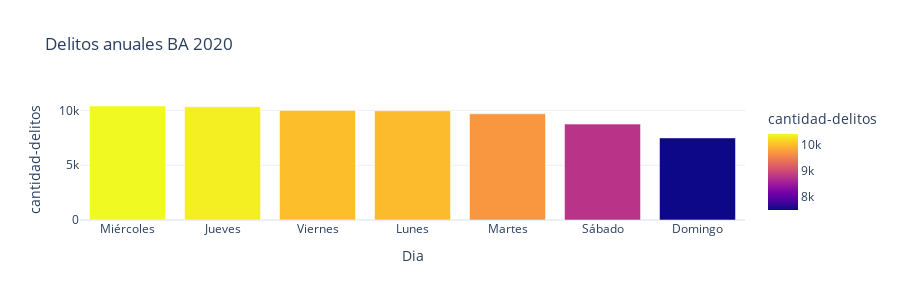

Notebook code for this chart:
### Code cell
fig = px.bar(df_delitos_diarios_ordenado, x='dia', y='cantidad-delitos',
                    color='cantidad-delitos',
                    template='plotly_white',
                    labels={'Cantidad de delitos': 'Cantidad de delitos', 'dia': 'Dia'},
                    title='Delitos anuales BA 2020',
                     height=300)
fig.show()

### Figure 1 — Plotly figure (JSON) as saved in the notebook; plotly's stock layout.template omitted (floating-point values rounded to 4 significant figures)
{"data": [{"alignmentgroup": "True", "hovertemplate": "Dia=%{x}<br>cantidad-delitos=%{marker.color}<extra></extra>", "legendgroup": "", "marker": {"color": [10418, 10349, 10010, 9981, 9704, 8762, 7501], "coloraxis": "coloraxis", "pattern": {"shape": ""}}, "name": "", "offsetgroup": "", "orientation": "v", "showlegend": false, "textposition": "auto", "type": "bar", "x": ["Miércoles", "Jueves", "Viernes", "Lunes", "Martes", "Sábado", "Domingo"], "xaxis": "x", "y": [10418, 10349, 10010, 9981, 9704, 8762, 7501], "yaxis": "y"}], "layout": {"barmode": "relative", "coloraxis": {"colorbar": {"title": {"text": "cantidad-delitos"}}, "colorscale": [[0, "#0d0887"], [0.1111, "#46039f"], [0.2222, "#7201a8"], [0.3333, "#9c179e"], [0.4444, "#bd3786"], [0.5556, "#d8576b"], [0.6667, "#ed7953"], [0.7778, "#fb9f3a"], [0.8889, "#fdca26"], [1, "#f0f921"]]}, "height": 300, "legend": {"tracegroupgap": 0}, "title": {"text": "Delitos anuales BA 2020"}, "xaxis": {"anchor": "y", "domain": [0, 1], "title": {"text": "Dia"}}, "yaxis": {"anchor": "x", "domain": [0, 1], "title": {"text": "cantidad-delitos"}}}}
